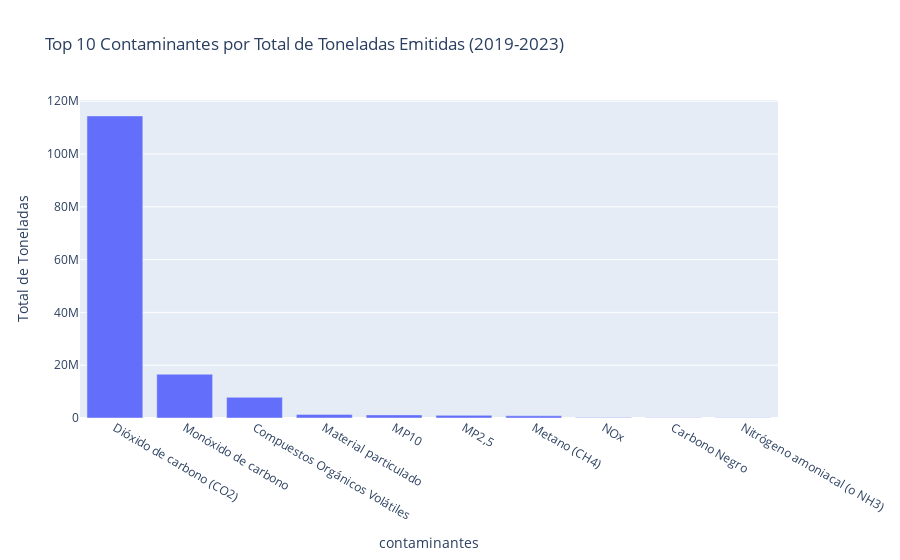

The code cell stored with this chart in its notebook:
### Markdown cell above
#### Pregunta 2: ¿Cuáles son los contaminantes más emitidos?
Ahora, hacemos lo mismo pero para los tipos de contaminantes.

### Code cell
# Agrupamos por contaminante y sumamos
emisiones_por_contaminante = df_total.groupby('contaminantes')['cantidad_toneladas'].sum().nlargest(10)

# Creamos el gráfico
fig_contaminante = px.bar(
    emisiones_por_contaminante,
    x=emisiones_por_contaminante.index,
    y='cantidad_toneladas',
    title='Top 10 Contaminantes por Total de Toneladas Emitidas (2019-2023)',
    labels={'cantidad_toneladas': 'Total de Toneladas', 'x': 'Contaminante'}
)

fig_contaminante.show()

### Figure 1 — Plotly figure (JSON) as saved in the notebook; plotly's stock layout.template omitted (floating-point values rounded to 4 significant figures)
{"data": [{"hovertemplate": "contaminantes=%{x}<br>Total de Toneladas=%{y}<extra></extra>", "legendgroup": "", "marker": {"color": "#636efa", "pattern": {"shape": ""}}, "name": "", "orientation": "v", "showlegend": false, "textposition": "auto", "type": "bar", "x": ["Dióxido de carbono (CO2)", "Monóxido de carbono", "Compuestos Orgánicos Volátiles", "Material particulado", "MP10", "MP2,5", "Metano (CH4)", "NOx", "Carbono Negro", "Nitrógeno amoniacal (o NH3)"], "xaxis": "x", "y": [114400000.0, 16580000.0, 7839000.0, 1366000.0, 1181000.0, 1011000.0, 827500.0, 202600.0, 82190.0, 78170.0], "yaxis": "y"}], "layout": {"barmode": "relative", "legend": {"tracegroupgap": 0}, "title": {"text": "Top 10 Contaminantes por Total de Toneladas Emitidas (2019-2023)"}, "xaxis": {"anchor": "y", "domain": [0, 1], "title": {"text": "contaminantes"}}, "yaxis": {"anchor": "x", "domain": [0, 1], "title": {"text": "Total de Toneladas"}}}}
